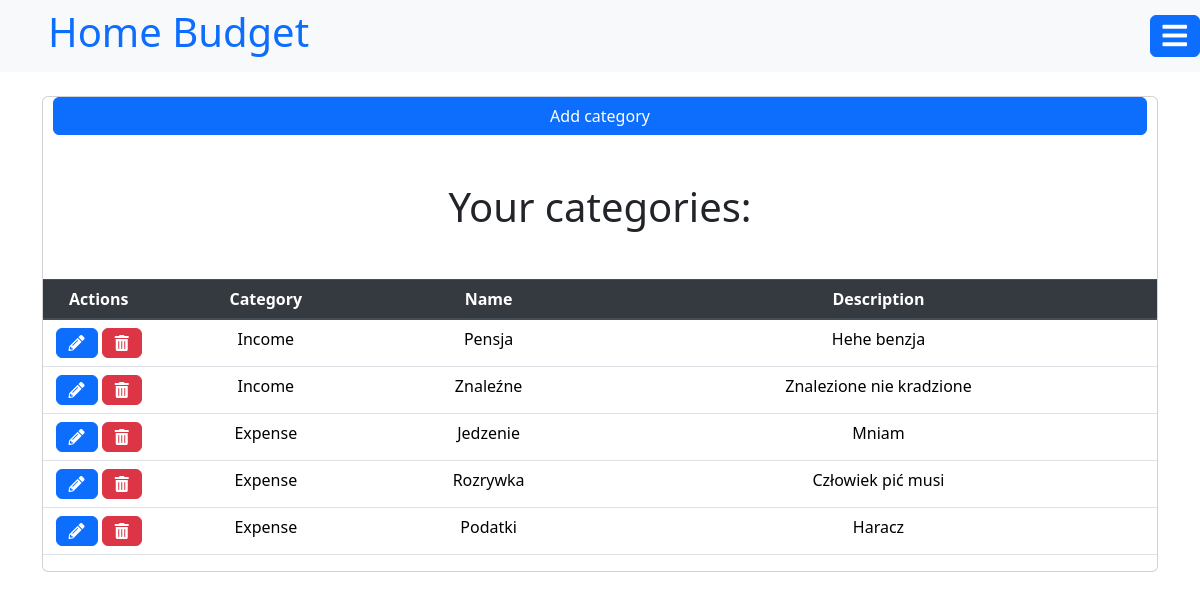
Page /categories/ (signed in) on the committed database.
### budget/models.py (models this page shows, shortened)
class Category(models.Model):
    CATEGORY_CHOICES = (
        ('income', 'Income'),
        ('expense', 'Expense'),
    )
    name = models.CharField(max_length=255)
    user = models.ForeignKey(User, on_delete=models.CASCADE, null=True)
    category = models.CharField(max_length=128, choices=CATEGORY_CHOICES, null=True)
    description = models.CharField(max_length=255)

### budget/views.py (the view)
# urls.py: path('categories/', views.CategoriesView.as_view(), name="categories"),
class CategoriesView(LoginRequiredMixin, ListView):
    template_name = "categories.html"
    model = Category
    def get_queryset(self):
        return self.request.user.category_set.all()

### budget/templates/categories.html
{% extends "base.html" %}
{% block content %}
<div class="card mb-5" style="font-size: 1.2rem">
    <a class="btn btn-primary" style="margin-left: 10px; margin-right: 10px" href="{% url 'addCategory' %}">Add category</a>
    <h1 class="my-5 text-center">Your categories:</h1>
    <table class="table">
        <thead class="thead-dark">
        <tr>
            <th scope="col" class="text-center" style="width: 10%">Actions</th>
            <th scope="col" class="text-center" style="width: 20%">Category</th>
            <th scope="col" class="text-center" style="width: 20%">Name</th>
            <th scope="col" class="text-center" style="width: 50%">Description</th>
        </tr>
        </thead>
        <tbody>
        {% for obj in object_list %}
        <tr>
            <td class="text-center" style="width: 10%">
                <a type="button" class="btn btn-primary" href="{% url 'editCategory' pk=obj.pk %}"><i
                        class="fas fa-pencil-alt"></i></a>
                <a type="button" class="btn btn-danger" href="{% url 'deleteCategory' pk=obj.pk %}"><i
                        class="fas fa-trash-alt"></i></a>
            </td>
            <td class="text-center text-capitalize" style="width: 20%">{{ obj.category }}</td>
            <td class="text-center" style="width: 20%">{{ obj.name }}</td>
            <td class="text-center" style="width: 50%">{{ obj.description }}</td>
        </tr>
        {% endfor %}
        </tbody>
    </table>
</div>
{% endblock %}

### rows in the picture
Category: category "Income", name "Pensja", description "Hehe benzja"
Category: category "Income", name "Znaleźne", description "Znalezione nie kradzione"
Category: category "Expense", name "Jedzenie", description "Mniam"
Category: category "Expense", name "Rozrywka", description "Człowiek pić musi"
Category: category "Expense", name "Podatki", description "Haracz"
